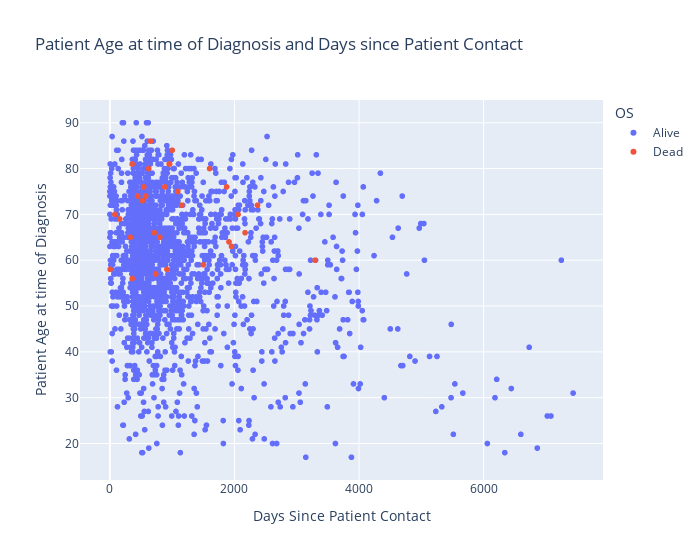

Write notebook code for a chart like this one.
### Markdown cell above
### Visualization 1 embedded below
<img src="https://github.com/tutkuna/cancer-survival-ML/blob/master/Screenshot_1.png?raw=true" alt="vis-false-headlines" width=500>

Description:

### Code cell
d= df[['age_at_initial_pathologic_diagnosis', 'last_contact_days_to', 'OS']].copy()
d['OS'] = d['OS'].replace(0, 'Alive')
d['OS'] = d['OS'].replace(1, 'Dead')
fig = px.scatter(d, y="age_at_initial_pathologic_diagnosis", x="last_contact_days_to", color = "OS",
    title='Patient Age at time of Diagnosis and Days since Patient Contact', width= 700,
    labels = {"age_at_initial_pathologic_diagnosis": "Patient Age at time of Diagnosis", "last_contact_days_to" : "Days Since Patient Contact" })
fig.show()

### Figure 1 — Plotly figure (JSON) as saved in the notebook; plotly's stock layout.template omitted (floating-point values rounded to 4 significant figures; data arrays with more than 128 entries replaced by an {"elided": "..."} marker saying what was removed)
{"data": [{"hovertemplate": "OS=Alive<br>Days Since Patient Contact=%{x}<br>Patient Age at time of Diagnosis=%{y}<extra></extra>", "legendgroup": "Alive", "marker": {"color": "#636efa", "symbol": "circle"}, "mode": "markers", "name": "Alive", "showlegend": true, "type": "scattergl", "x": {"elided": "1796 int values"}, "xaxis": "x", "y": {"elided": "1796 int values"}, "yaxis": "y"}, {"hovertemplate": "OS=Dead<br>Days Since Patient Contact=%{x}<br>Patient Age at time of Diagnosis=%{y}<extra></extra>", "legendgroup": "Dead", "marker": {"color": "#EF553B", "symbol": "circle"}, "mode": "markers", "name": "Dead", "showlegend": true, "type": "scattergl", "x": [522, 3295, 157, 1499, 1091, 2370, 653, 1600, 711, 329, 1953, 802, 623, 734, 445, 2170, 357, 573, 916, 1912, 80, 1874, 958, 881, 1000, 951, 2057, 544, 4, 358, 574, 1153], "xaxis": "x", "y": [73, 60, 69, 59, 75, 72, 86, 80, 66, 65, 63, 65, 80, 57, 74, 66, 81, 74, 58, 64, 70, 76, 81, 76, 84, 81, 70, 76, 58, 56, 74, 72], "yaxis": "y"}], "layout": {"legend": {"title": {"text": "OS"}, "tracegroupgap": 0}, "title": {"text": "Patient Age at time of Diagnosis and Days since Patient Contact"}, "width": 700, "xaxis": {"anchor": "y", "domain": [0, 1], "title": {"text": "Days Since Patient Contact"}}, "yaxis": {"anchor": "x", "domain": [0, 1], "title": {"text": "Patient Age at time of Diagnosis"}}}}
